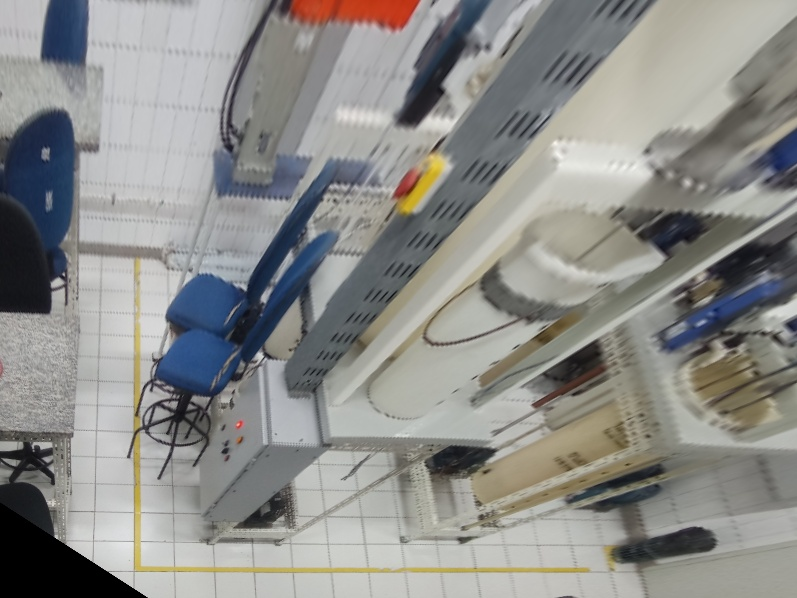
#> input picture imagens/2_red_h.jpg, 797 x 598 px, found by its file name
$ python sobrep.py
#> lines starting #> are read from the running program, lines starting #| are printed output that depends on the picture
import cv2
import numpy as np


image = cv2.imread('/home/marcelo/projetos/detectores/homography/imagens/2_red_h.jpg')
#> image is the input picture: shape (598, 797, 3); mean B, G, R 138.1, 141.1, 141

(B, G, R) = cv2.split(image)
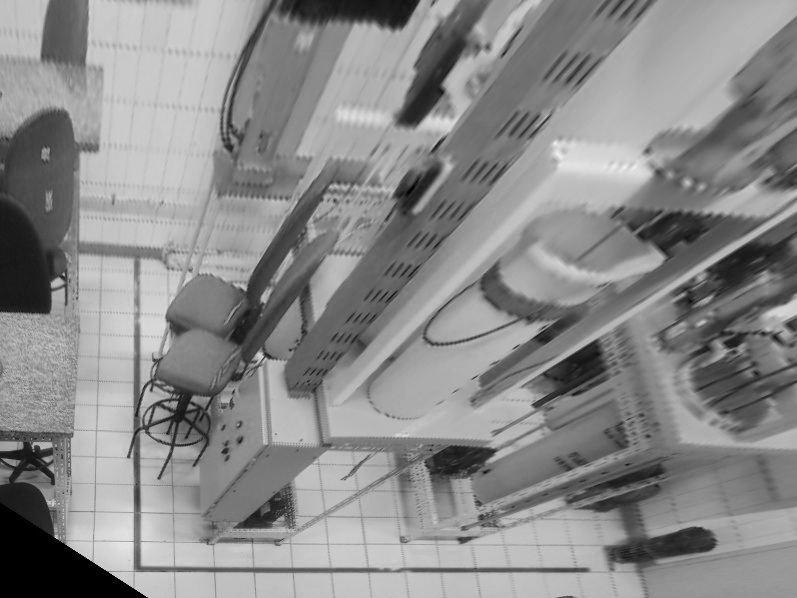
#> B: shape (598, 797); min 0, max 240, mean 138.1
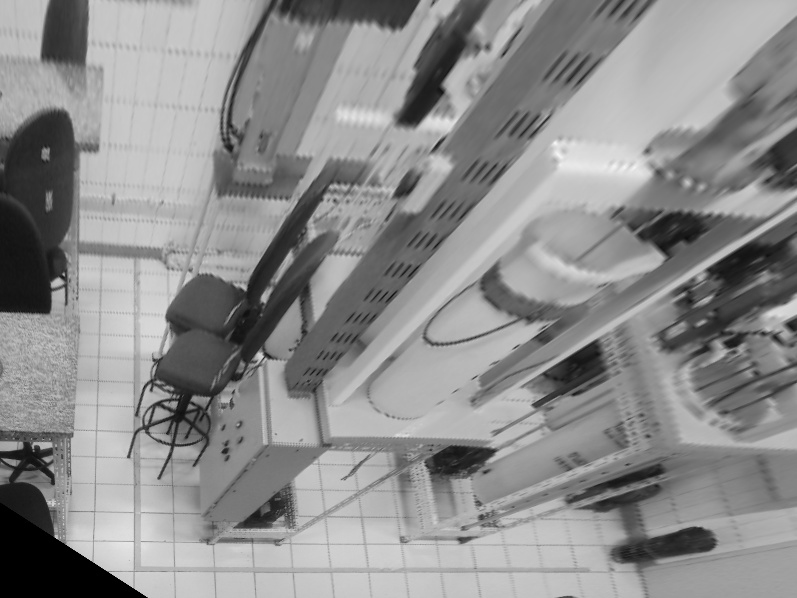
#> G: shape (598, 797); min 0, max 245, mean 141.1
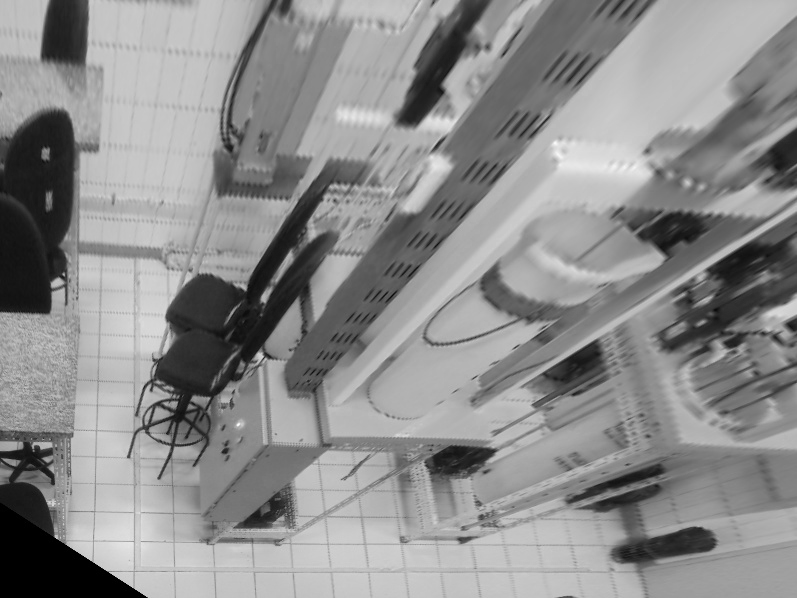
#> R: shape (598, 797); min 0, max 255, mean 141

zeros = np.zeros(image.shape[:2], dtype="uint8")
cv2.imshow("Red", cv2.merge([zeros, zeros, R]))
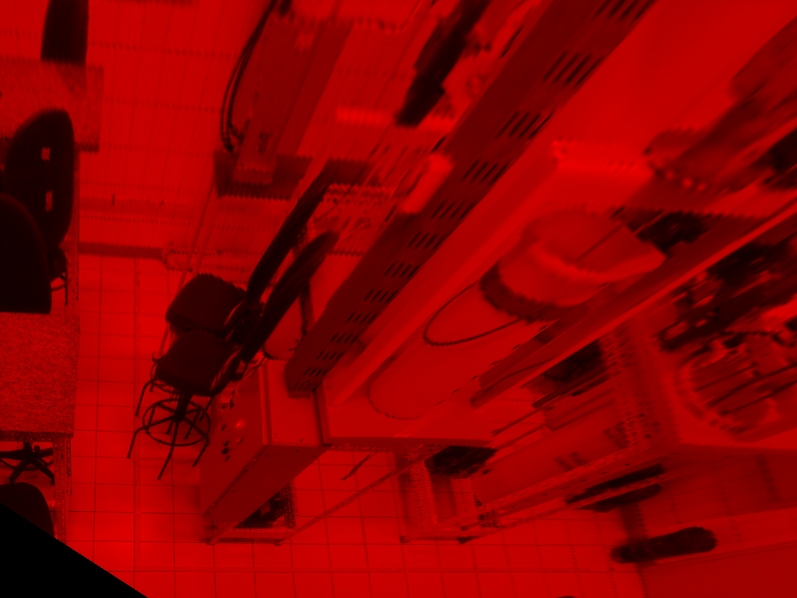
#> window 'Red': shape (598, 797, 3); mean B, G, R 0, 0, 141
cv2.imshow("Green", cv2.merge([zeros, G, zeros]))
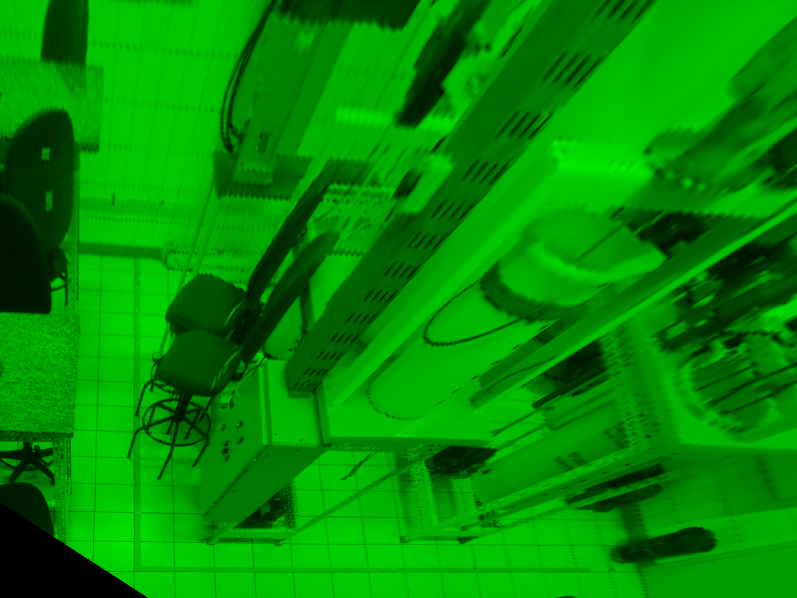
#> window 'Green': shape (598, 797, 3); mean B, G, R 0, 141.1, 0

cv2.imshow("Blue", cv2.merge([B, zeros, zeros]))
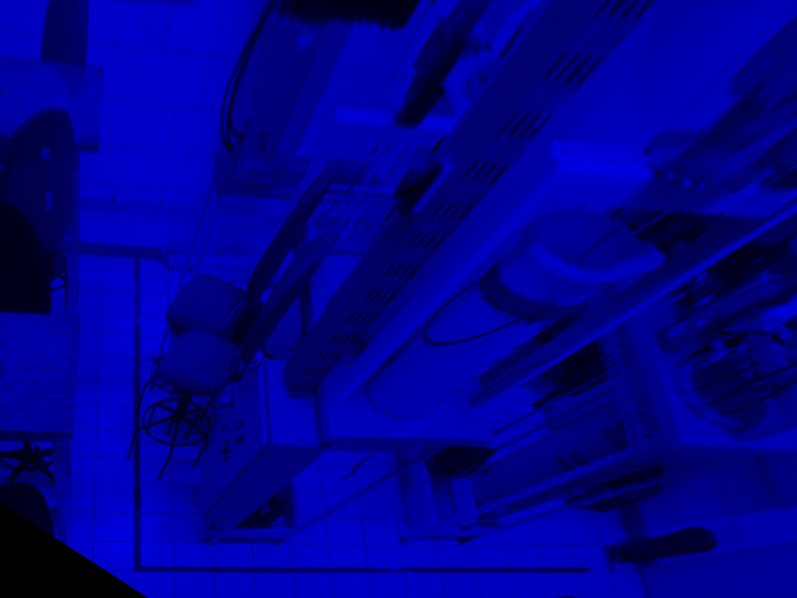
#> window 'Blue': shape (598, 797, 3); mean B, G, R 138.1, 0, 0
cv2.imwrite('2-azul.jpg', cv2.merge([B, zeros, zeros]))

cv2.waitKey(0)

# [8 lines of commented-out code are left out]

$ run again, with imagens/1_red_h.jpg copied over imagens/2_red_h.jpg
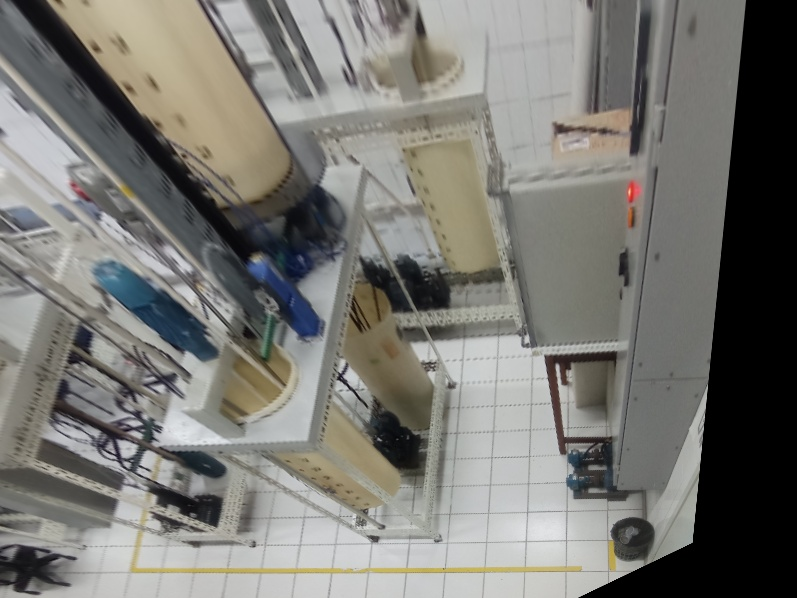
#> input picture imagens/1_red_h.jpg, 797 x 598 px, found by its file name
#> image is the input picture: shape (598, 797, 3); mean B, G, R 115.3, 120.3, 121.3
#> `cv2.imshow("Green", cv2.merge([zeros, G, zeros]))`:
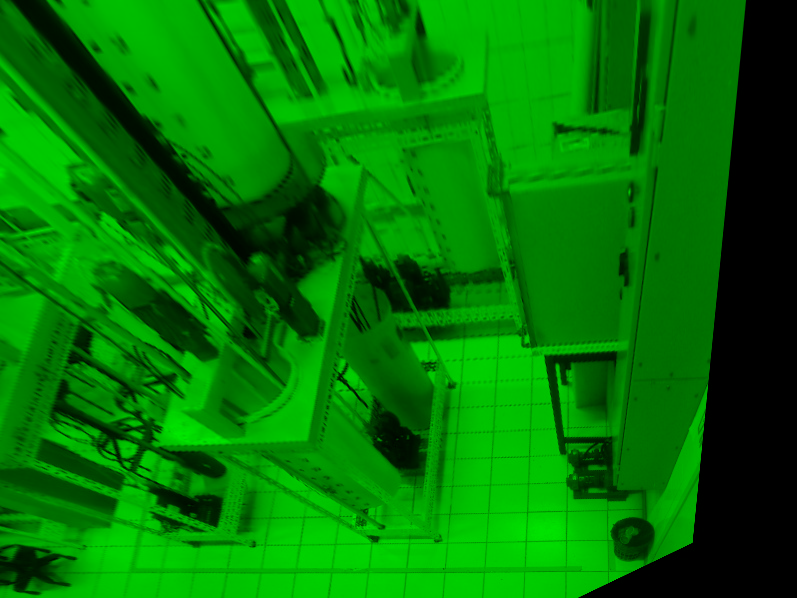
#> window 'Green': shape (598, 797, 3); mean B, G, R 0, 120.3, 0
#> `cv2.imshow("Blue", cv2.merge([B, zeros, zeros]))`:
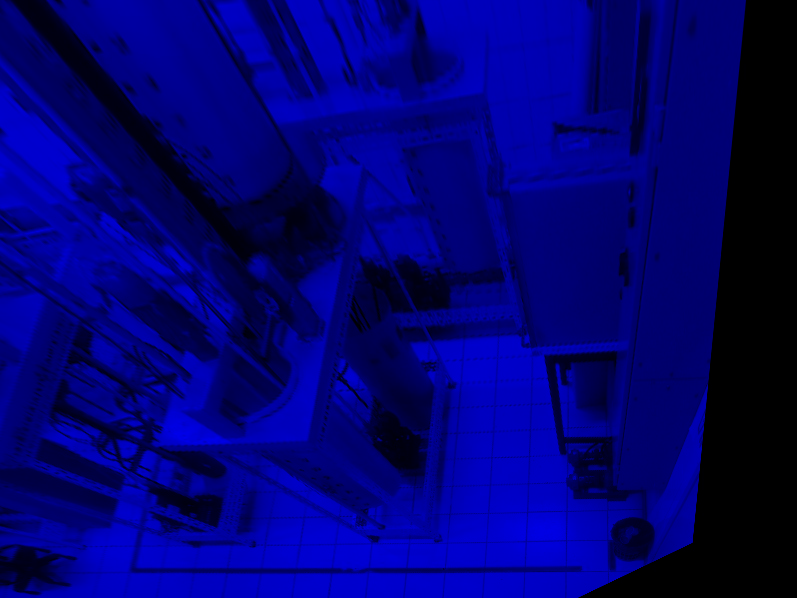
#> window 'Blue': shape (598, 797, 3); mean B, G, R 115.3, 0, 0
